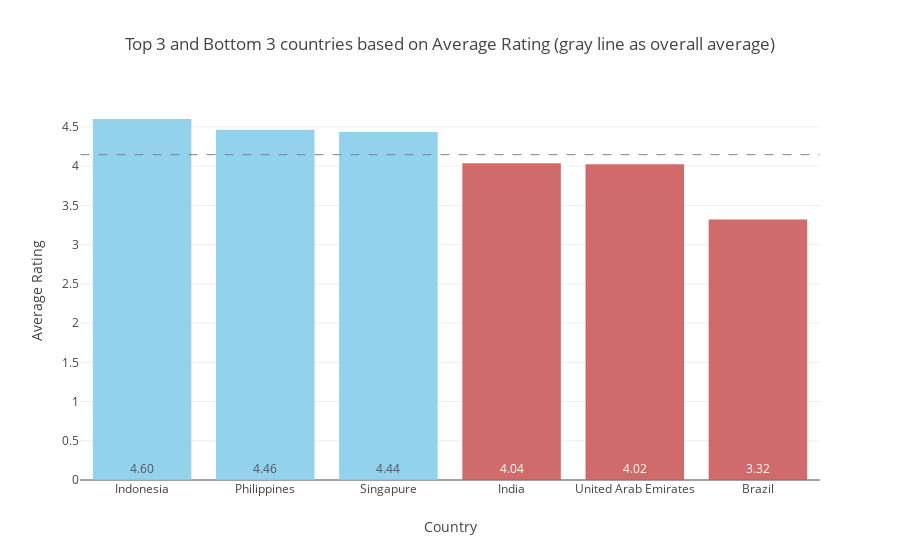

Notebook cell for this chart:
### Markdown cell above
#### 2.7 Countries by Ratings.

### Code cell
def country_ratings_avg_chart():
    # Best and Worst rated countries
    
    # Group by Ratings
    df_ratings = ( df.loc[ : , ["country", "aggregate_rating"] ].groupby( ["country"] ).mean()
                                                                .sort_values("aggregate_rating", ascending=False)
                                                                .reset_index() )

    top3_bottom3 = pd.concat( [df_ratings.head(3), df_ratings.tail(3)] )
    mean_rating = df_ratings['aggregate_rating'].mean()
    
    # Setting ratings colors
    top3_bottom3['color'] = ['skyblue' if country in top3_bottom3.head(3)['country'].values else 'indianred' for country in top3_bottom3['country']]
    
    # Defining chart data
    fig = go.Figure(data=[go.Bar( x=top3_bottom3['country'],
                                  y=top3_bottom3['aggregate_rating'],
                                  text=top3_bottom3['aggregate_rating'],
                                  marker_color=top3_bottom3['color'], opacity=0.9 )])

    fig.add_shape(type='line', x0=-0.5, x1=len(top3_bottom3)-0.5, y0=mean_rating, y1=mean_rating,
                  line=dict(color='gray', width=1, dash='dash'))

    fig.update_layout(title_text='Top 3 and Bottom 3 countries based on Average Rating (gray line as overall average)', title_x=0.5,
                      xaxis_title='Country', yaxis_title='Average Rating')

    fig.update_traces(textposition='inside', texttemplate='%{text:.2f}', textfont=dict(size=12), hoverinfo='text+y', insidetextanchor='start')

    return fig

country_ratings_avg_chart()

### Figure 1 — Plotly figure (JSON) as saved in the notebook; plotly's stock layout.template omitted (floating-point values rounded to 4 significant figures)
{"data": [{"hoverinfo": "text+y", "insidetextanchor": "start", "marker": {"color": ["skyblue", "skyblue", "skyblue", "indianred", "indianred", "indianred"]}, "opacity": 0.9, "text": [4.601, 4.464, 4.435, 4.037, 4.024, 3.322], "textfont": {"size": 12}, "textposition": "inside", "texttemplate": "%{text:.2f}", "type": "bar", "x": ["Indonesia", "Philippines", "Singapure", "India", "United Arab Emirates", "Brazil"], "y": [4.601, 4.464, 4.435, 4.037, 4.024, 3.322]}], "layout": {"autosize": true, "shapes": [{"line": {"color": "gray", "dash": "dash", "width": 1}, "type": "line", "x0": -0.5, "x1": 5.5, "y0": 4.147, "y1": 4.147}], "title": {"text": "Top 3 and Bottom 3 countries based on Average Rating (gray line as overall average)", "x": 0.5}, "xaxis": {"autorange": true, "range": [-0.5032, 5.503], "title": {"text": "Country"}, "type": "category"}, "yaxis": {"autorange": true, "range": [0, 4.843], "title": {"text": "Average Rating"}, "type": "linear"}}}
